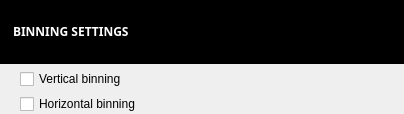
<?xml version="1.0" encoding="UTF-8"?>
<ui version="4.0">
 <class>WidgetSettingsBinning</class>
 <widget class="QWidget" name="WidgetSettingsBinning">
  <property name="geometry">
   <rect>
    <x>0</x>
    <y>0</y>
    <width>404</width>
    <height>114</height>
   </rect>
  </property>
  <property name="windowTitle">
   <string>Form</string>
  </property>
  <property name="styleSheet">
   <string notr="true"/>
  </property>
  <layout class="QGridLayout" name="gridLayout_2">
   <property name="leftMargin">
    <number>0</number>
   </property>
   <property name="topMargin">
    <number>0</number>
   </property>
   <property name="rightMargin">
    <number>0</number>
   </property>
   <property name="bottomMargin">
    <number>0</number>
   </property>
   <property name="horizontalSpacing">
    <number>0</number>
   </property>
   <property name="verticalSpacing">
    <number>5</number>
   </property>
   <item row="1" column="0">
    <layout class="QGridLayout" name="gridLayout">
     <property name="spacing">
      <number>5</number>
     </property>
     <item row="0" column="1">
      <widget class="QCheckBox" name="cbVerticalBinning">
       <property name="toolTip">
        <string>&lt;html&gt;&lt;head/&gt;&lt;body&gt;&lt;p&gt;&lt;span style=&quot; font-size:10pt;&quot;&gt;Switch on sensor vertical binning&lt;/span&gt;&lt;/p&gt;&lt;p&gt;&lt;span style=&quot; font-size:10pt;&quot;&gt;The vertical resolution will be reduced&lt;/span&gt;&lt;/p&gt;&lt;p&gt;&lt;span style=&quot; font-size:10pt;&quot;&gt;The camera speed and sensitivity will be increased&lt;/span&gt;&lt;/p&gt;&lt;/body&gt;&lt;/html&gt;</string>
       </property>
       <property name="styleSheet">
        <string notr="true"/>
       </property>
       <property name="text">
        <string>Vertical binning</string>
       </property>
      </widget>
     </item>
     <item row="0" column="0">
      <spacer name="horizontalSpacer_2">
       <property name="orientation">
        <enum>Qt::Horizontal</enum>
       </property>
       <property name="sizeType">
        <enum>QSizePolicy::Fixed</enum>
       </property>
       <property name="sizeHint" stdset="0">
        <size>
         <width>20</width>
         <height>20</height>
        </size>
       </property>
      </spacer>
     </item>
     <item row="1" column="0">
      <spacer name="horizontalSpacer_3">
       <property name="orientation">
        <enum>Qt::Horizontal</enum>
       </property>
       <property name="sizeType">
        <enum>QSizePolicy::Fixed</enum>
       </property>
       <property name="sizeHint" stdset="0">
        <size>
         <width>20</width>
         <height>20</height>
        </size>
       </property>
      </spacer>
     </item>
     <item row="1" column="1">
      <widget class="QCheckBox" name="cbHorizontalBinning">
       <property name="toolTip">
        <string>&lt;html&gt;&lt;head/&gt;&lt;body&gt;&lt;p&gt;&lt;span style=&quot; font-size:10pt;&quot;&gt;Switch on sensor horizontal binning&lt;/span&gt;&lt;/p&gt;&lt;p&gt;&lt;span style=&quot; font-size:10pt;&quot;&gt;The horizontal resolution will be reduced&lt;/span&gt;&lt;/p&gt;&lt;p&gt;&lt;span style=&quot; font-size:10pt;&quot;&gt;The camera speed and sensitivity will be increased&lt;/span&gt;&lt;/p&gt;&lt;/body&gt;&lt;/html&gt;</string>
       </property>
       <property name="styleSheet">
        <string notr="true"/>
       </property>
       <property name="text">
        <string>Horizontal binning</string>
       </property>
      </widget>
     </item>
     <item row="0" column="2">
      <spacer name="horizontalSpacer">
       <property name="orientation">
        <enum>Qt::Horizontal</enum>
       </property>
       <property name="sizeHint" stdset="0">
        <size>
         <width>40</width>
         <height>20</height>
        </size>
       </property>
      </spacer>
     </item>
    </layout>
   </item>
   <item row="0" column="0" colspan="2">
    <widget class="QLabel" name="labelTitle_2">
     <property name="palette">
      <palette>
       <active>
        <colorrole role="WindowText">
         <brush brushstyle="SolidPattern">
          <color alpha="255">
           <red>255</red>
           <green>255</green>
           <blue>255</blue>
          </color>
         </brush>
        </colorrole>
        <colorrole role="Button">
         <brush brushstyle="SolidPattern">
          <color alpha="255">
           <red>0</red>
           <green>0</green>
           <blue>0</blue>
          </color>
         </brush>
        </colorrole>
        <colorrole role="Light">
         <brush brushstyle="SolidPattern">
          <color alpha="255">
           <red>255</red>
           <green>255</green>
           <blue>255</blue>
          </color>
         </brush>
        </colorrole>
        <colorrole role="Text">
         <brush brushstyle="SolidPattern">
          <color alpha="255">
           <red>255</red>
           <green>255</green>
           <blue>255</blue>
          </color>
         </brush>
        </colorrole>
        <colorrole role="ButtonText">
         <brush brushstyle="SolidPattern">
          <color alpha="255">
           <red>255</red>
           <green>255</green>
           <blue>255</blue>
          </color>
         </brush>
        </colorrole>
        <colorrole role="Base">
         <brush brushstyle="SolidPattern">
          <color alpha="255">
           <red>0</red>
           <green>0</green>
           <blue>0</blue>
          </color>
         </brush>
        </colorrole>
        <colorrole role="Window">
         <brush brushstyle="SolidPattern">
          <color alpha="255">
           <red>0</red>
           <green>0</green>
           <blue>0</blue>
          </color>
         </brush>
        </colorrole>
        <colorrole role="PlaceholderText">
         <brush brushstyle="SolidPattern">
          <color alpha="128">
           <red>255</red>
           <green>255</green>
           <blue>255</blue>
          </color>
         </brush>
        </colorrole>
       </active>
       <inactive>
        <colorrole role="WindowText">
         <brush brushstyle="SolidPattern">
          <color alpha="255">
           <red>255</red>
           <green>255</green>
           <blue>255</blue>
          </color>
         </brush>
        </colorrole>
        <colorrole role="Button">
         <brush brushstyle="SolidPattern">
          <color alpha="255">
           <red>0</red>
           <green>0</green>
           <blue>0</blue>
          </color>
         </brush>
        </colorrole>
        <colorrole role="Light">
         <brush brushstyle="SolidPattern">
          <color alpha="255">
           <red>255</red>
           <green>255</green>
           <blue>255</blue>
          </color>
         </brush>
        </colorrole>
        <colorrole role="Text">
         <brush brushstyle="SolidPattern">
          <color alpha="255">
           <red>255</red>
           <green>255</green>
           <blue>255</blue>
          </color>
         </brush>
        </colorrole>
        <colorrole role="ButtonText">
         <brush brushstyle="SolidPattern">
          <color alpha="255">
           <red>255</red>
           <green>255</green>
           <blue>255</blue>
          </color>
         </brush>
        </colorrole>
        <colorrole role="Base">
         <brush brushstyle="SolidPattern">
          <color alpha="255">
           <red>0</red>
           <green>0</green>
           <blue>0</blue>
          </color>
         </brush>
        </colorrole>
        <colorrole role="Window">
         <brush brushstyle="SolidPattern">
          <color alpha="255">
           <red>0</red>
           <green>0</green>
           <blue>0</blue>
          </color>
         </brush>
        </colorrole>
        <colorrole role="PlaceholderText">
         <brush brushstyle="SolidPattern">
          <color alpha="128">
           <red>255</red>
           <green>255</green>
           <blue>255</blue>
          </color>
         </brush>
        </colorrole>
       </inactive>
       <disabled>
        <colorrole role="WindowText">
         <brush brushstyle="SolidPattern">
          <color alpha="255">
           <red>255</red>
           <green>255</green>
           <blue>255</blue>
          </color>
         </brush>
        </colorrole>
        <colorrole role="Button">
         <brush brushstyle="SolidPattern">
          <color alpha="255">
           <red>0</red>
           <green>0</green>
           <blue>0</blue>
          </color>
         </brush>
        </colorrole>
        <colorrole role="Light">
         <brush brushstyle="SolidPattern">
          <color alpha="255">
           <red>255</red>
           <green>255</green>
           <blue>255</blue>
          </color>
         </brush>
        </colorrole>
        <colorrole role="Text">
         <brush brushstyle="SolidPattern">
          <color alpha="255">
           <red>255</red>
           <green>255</green>
           <blue>255</blue>
          </color>
         </brush>
        </colorrole>
        <colorrole role="ButtonText">
         <brush brushstyle="SolidPattern">
          <color alpha="255">
           <red>255</red>
           <green>255</green>
           <blue>255</blue>
          </color>
         </brush>
        </colorrole>
        <colorrole role="Base">
         <brush brushstyle="SolidPattern">
          <color alpha="255">
           <red>0</red>
           <green>0</green>
           <blue>0</blue>
          </color>
         </brush>
        </colorrole>
        <colorrole role="Window">
         <brush brushstyle="SolidPattern">
          <color alpha="255">
           <red>0</red>
           <green>0</green>
           <blue>0</blue>
          </color>
         </brush>
        </colorrole>
        <colorrole role="PlaceholderText">
         <brush brushstyle="SolidPattern">
          <color alpha="128">
           <red>0</red>
           <green>0</green>
           <blue>0</blue>
          </color>
         </brush>
        </colorrole>
       </disabled>
      </palette>
     </property>
     <property name="font">
      <font>
       <family>Segoe UI Black</family>
       <weight>75</weight>
       <bold>true</bold>
      </font>
     </property>
     <property name="styleSheet">
      <string notr="true">padding:10px;
/*background-color:rgb(66, 138, 200);*/
/*background-color:rgb(76, 55, 108);*/
background-color:rgb(0,0,0);
color:rgb(255,255,255);
</string>
     </property>
     <property name="text">
      <string>&lt;html&gt;&lt;head/&gt;&lt;body&gt;&lt;p&gt;BINNING SETTINGS&lt;/p&gt;&lt;/body&gt;&lt;/html&gt;</string>
     </property>
    </widget>
   </item>
  </layout>
 </widget>
 <resources/>
 <connections/>
</ui>
